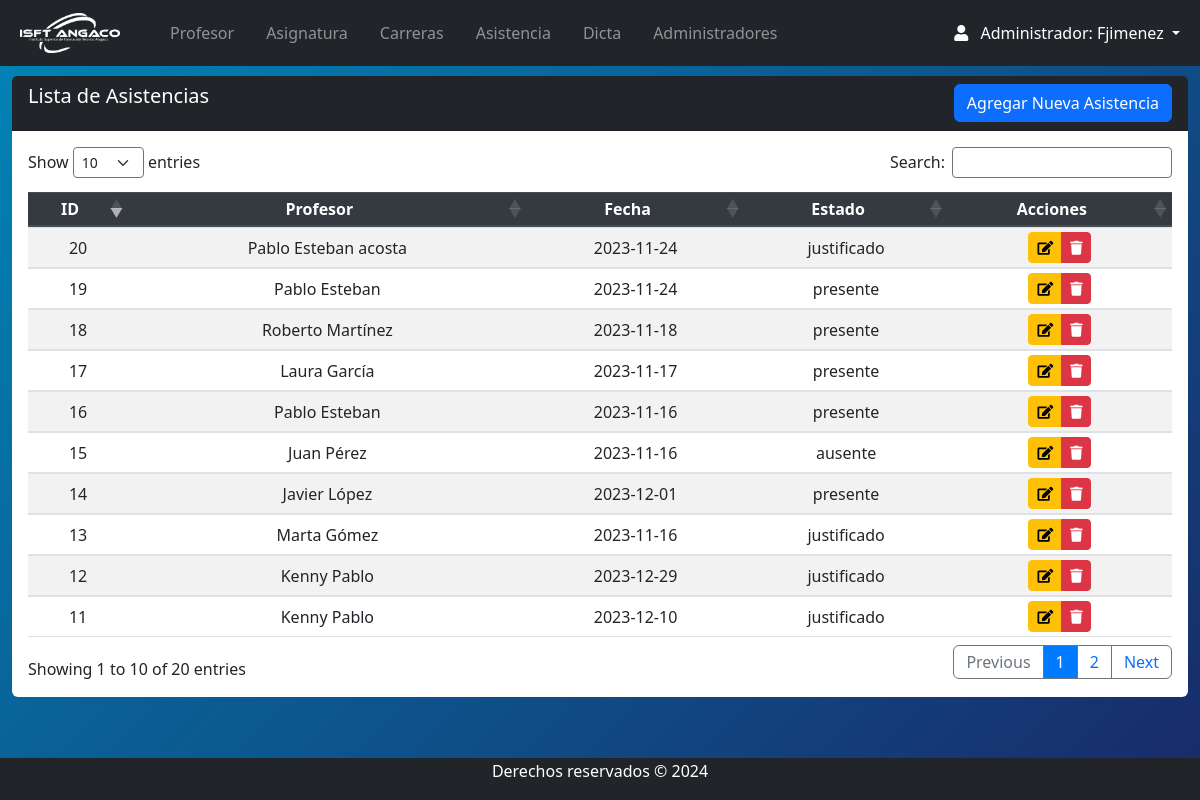
The app's page /Views/admin/asistencia_index.php (signed in) with its own data.
### tables this page shows
CREATE TABLE `asistencias` (
  `id` int(11) NOT NULL,
  `profesor_id` int(11) NOT NULL,
  `fecha` date NOT NULL,
  `estado` varchar(25) NOT NULL
);

CREATE TABLE `profesores` (
  `id` int(11) NOT NULL,
  `nombreyapellido` varchar(255) NOT NULL,
  `dni` varchar(255) NOT NULL,
  `domicilio` varchar(255) NOT NULL,
  `telefono` varchar(255) NOT NULL,
  `email` varchar(255) NOT NULL,
  `foto` varchar(255) NOT NULL,
  `cv` varchar(255) NOT NULL,
  `fechadeingreso` date NOT NULL,
  `fechadebaja` date DEFAULT NULL
);

### Views/admin/asistencia_index.php (the view, shortened to what this page needs)
<?php
require 'navbar.php';
include('../../conn/connection.php');
try {
    $sql = "SELECT a.id, p.nombreyapellido AS nombre_profesor, a.fecha, a.estado
            FROM asistencias a
            INNER JOIN profesores p ON a.profesor_id = p.id
            ORDER BY a.fecha DESC";
    $stmt = $db->query($sql);
    if ($stmt->rowCount() > 0) {
    ?>
        <section class="content mt-3">
                <div class="row m-auto">
                    <div class="col-sm">
                        <div class="card rounded-2 border-0">
                            <div class="card-header bg-dark text-white pb-0">
                                <h5 class="d-inline-block ">Lista de Asistencias</h5>
                                <a class="btn btn-primary float-right mb-2" href="asistencia_crea.php">Agregar Nueva Asistencia</a>
                            </div>
                            <div class="card-body table-responsive">
                                <table id="example" class="table table-striped table-sm" style="width:100%">
                                    <thead class="thead-dark">
                                        <tr>
                                            <th>ID</th>
                                            <th>Profesor</th>
                                            <th>Fecha</th>
                                            <th>Estado</th>
                                            <th>Acciones</th>
                                        </tr>
                                    </thead>
                                    <tbody>
<?php
        while ($row = $stmt->fetch(PDO::FETCH_ASSOC)) {
            echo '<tr>';
            echo '<td>' . htmlspecialchars($row['id']) . '</td>';
            echo '<td>' . htmlspecialchars($row['nombre_profesor']) . '</td>';
            echo '<td>' . htmlspecialchars($row['fecha']) . '</td>';
            echo '<td>' . htmlspecialchars($row['estado']) . '</td>';
            echo '<td>
                    <div class="btn-group">
                    <a href="asistencia_edit.php?id=' . htmlspecialchars($row['id']) . '" class="btn btn-warning btn-sm"><i class="fas fa-edit"></i></a>
                    <a href="asistencia_borra.php?id=' . htmlspecialchars($row['id']) . '" class="btn btn-danger btn-sm" onclick="return confirm(\'¿Estás seguro de que deseas eliminar este registro?\')"><i class="fas fa-trash"></i></a>
                    </div>
                  </td>';
            echo '</tr>';
        }
        echo '</tbody>
                </table>
                </div>
                </div>
                </div>
                </div>
                </section>';
    } else {
        echo '<div class="alert alert-warning" role="alert">No se encontraron registros de asistencias.</div>';
    }
} catch (Exception $e) {
    echo '<div class="alert alert-danger" role="alert">Error: ' . $e->getMessage() . '</div>';
}
?>
<?php require 'footer.php'; ?>

### css/style.css (style rules this page uses)
body { position: relative; padding-bottom: 10px; min-height: 100vh; }
th, td { text-align: center !important; vertical-align: middle !important; }

### Views/admin/navbar.php (style rules this page uses)
body { background: linear-gradient(135deg,#0085b7, #192a68); }

### records on screen
asistencias: id "12", profesor.nombreyapellido "Kenny Pablo", fecha "2023-12-29", estado "justificado"
asistencias: id "11", profesor.nombreyapellido "Kenny Pablo", fecha "2023-12-10", estado "justificado"
asistencias: id "14", profesor.nombreyapellido "Javier López", fecha "2023-12-01", estado "presente"
asistencias: id "19", profesor.nombreyapellido "Pablo Esteban", fecha "2023-11-24", estado "presente"
asistencias: id "20", profesor.nombreyapellido "Pablo Esteban acosta", fecha "2023-11-24", estado "justificado"
asistencias: id "18", profesor.nombreyapellido "Roberto Martínez", fecha "2023-11-18", estado "presente"
asistencias: id "17", profesor.nombreyapellido "Laura García", fecha "2023-11-17", estado "presente"
asistencias: id "16", profesor.nombreyapellido "Pablo Esteban", fecha "2023-11-16", estado "presente"
asistencias: id "15", profesor.nombreyapellido "Juan Pérez", fecha "2023-11-16", estado "ausente"
asistencias: id "13", profesor.nombreyapellido "Marta Gómez", fecha "2023-11-16", estado "justificado"

### other values on screen
$_SESSION['nombre'] "Fjimenez"
